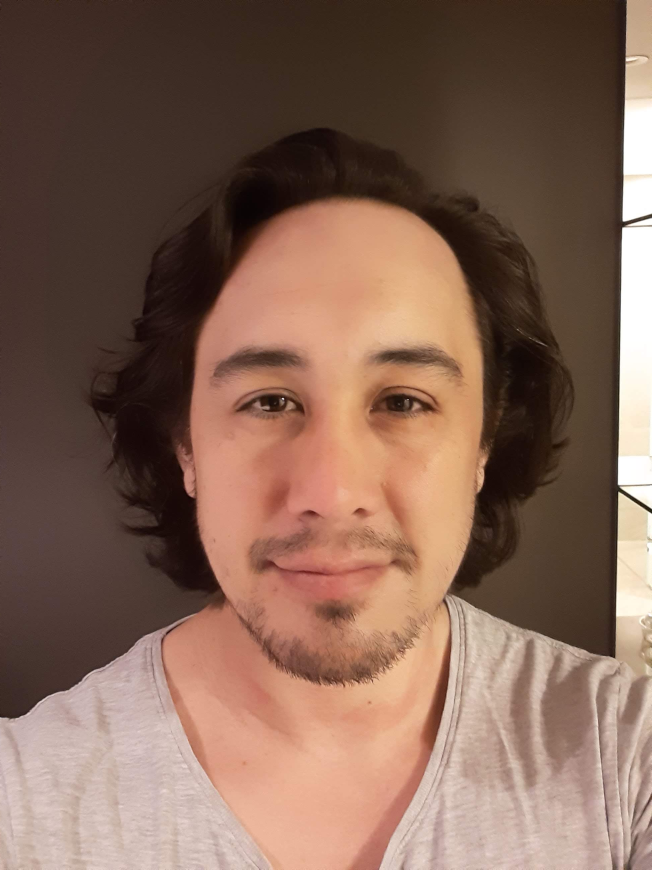
#> input picture openCVPython/IMG-20200817_055840.jpg, 1956 x 2608 px (shown at 1/3 size)
$ python 2-imageManipulation.py
#> lines starting #> are read from the running program, lines starting #| are printed output that depends on the picture; after the words box and inside, x2 and y2 are one past the last pixel; in counts of white or black regions, pixels touching at a corner belong together
import cv2
import numpy as np
print("Import: Successful")

#20200817_055840.jpg
#VID-20200412-WA0000.mp4

kernel = np.ones((5,5), np.uint8)

#Image
img = cv2.imread("IMG-20200817_055840.jpg")
#> img is the input picture: shape (2608, 1956, 3); mean B, G, R 85.9, 101.1, 132.1

scale_percentage = 20
height	= int(img.shape[0] * scale_percentage/100)
#> height = 521
width	= int(img.shape[1] * scale_percentage/100)
#> width = 391
dim = (width, height)
#> dim = (391, 521)
imgResize = cv2.resize(img, dim, interpolation = cv2.INTER_AREA)
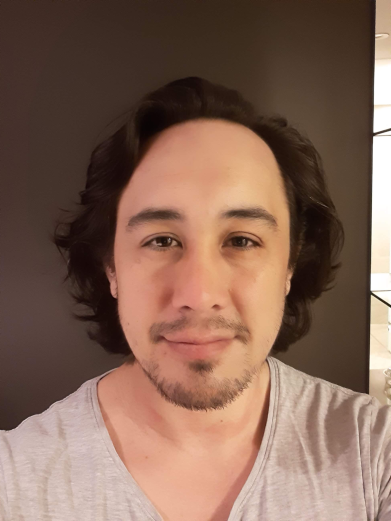
#> imgResize: shape (521, 391, 3); mean B, G, R 85.9, 101.1, 132.1

imgGray = cv2.cvtColor(imgResize, cv2.COLOR_BGR2GRAY)
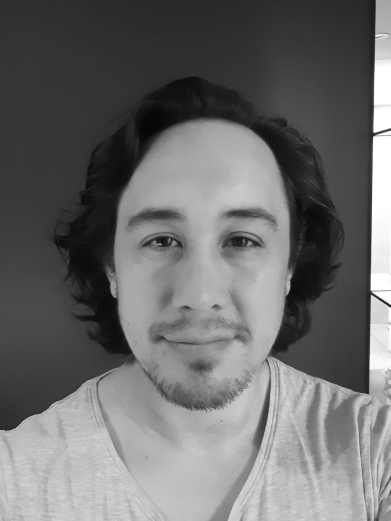
#> imgGray: shape (521, 391); min 6, max 255, mean 108.6

imgBlur = cv2.GaussianBlur(imgGray, (3,3), 0)

imgCanny = cv2.Canny(imgBlur, 50, 100)
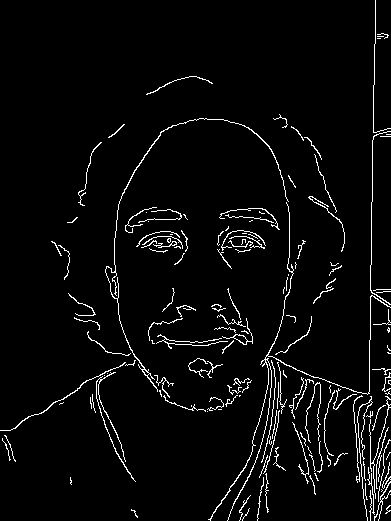
#> imgCanny: shape (521, 391); 3.8% white in thin lines or dots

imgDilation = cv2.dilate(imgCanny, kernel, iterations=1)
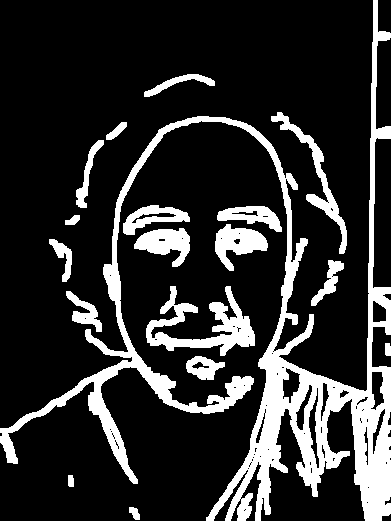
#> imgDilation: shape (521, 391); 18.3% white; 18 white regions, largest, box (x1, y1, x2, y2) and area: (0, 0, 391, 521) 25111, (146, 286, 255, 356) 2882, (271, 112, 347, 254) 1469
imgEroded = cv2.erode(imgDilation, kernel, iterations=1)
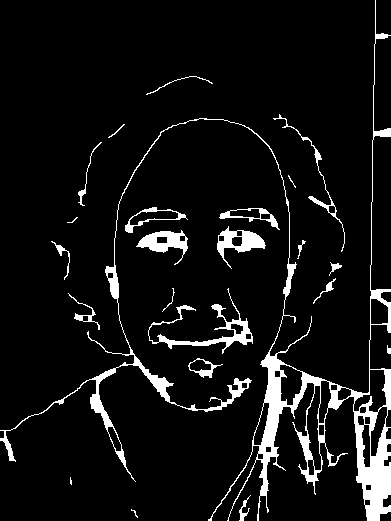
#> imgEroded: shape (521, 391); 7.3% white; 23 white regions (4 under 20 px), largest, box (x1, y1, x2, y2) and area: (0, 0, 391, 521) 10311, (148, 288, 253, 354) 1070, (217, 226, 266, 269) 732

while True:
	cv2.imshow("Image", imgCanny)
	if cv2.waitKey(1) & 0xFF ==ord('q'):
#> (key q is pressed here)
		break
